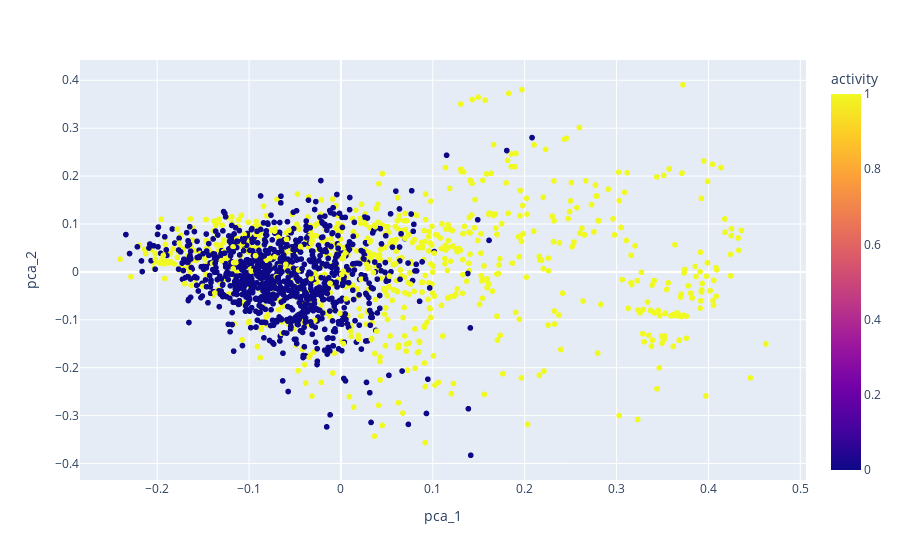

Write notebook code for a chart like this one.
### Markdown cell above
## Unsupervised learning analysis

### Code cell
from sklearn.decomposition import PCA
from plotly import express as ex
pca = PCA(n_components=2)
pca_components = pca.fit_transform(df_processed.drop(['subset', 'activity'], axis=1))

df_pca = pd.DataFrame(pca_components, columns=['pca_1', 'pca_2'])
df_pca['activity'] = df_processed['activity']
ex.scatter(df_pca, x='pca_1', y='pca_2', color='activity')

### Figure 1 — Plotly figure (JSON) as saved in the notebook; plotly's stock layout.template omitted (floating-point values rounded to 4 significant figures; data arrays with more than 128 entries replaced by an {"elided": "..."} marker saying what was removed)
{"data": [{"hovertemplate": "pca_1=%{x}<br>pca_2=%{y}<br>activity=%{marker.color}<extra></extra>", "legendgroup": "", "marker": {"color": {"elided": "1940 int values"}, "coloraxis": "coloraxis", "symbol": "circle"}, "mode": "markers", "name": "", "showlegend": false, "type": "scattergl", "x": {"elided": "1940 float values"}, "xaxis": "x", "y": {"elided": "1940 float values"}, "yaxis": "y"}], "layout": {"autosize": true, "coloraxis": {"colorbar": {"title": {"text": "activity"}}, "colorscale": [[0, "#0d0887"], [0.1111, "#46039f"], [0.2222, "#7201a8"], [0.3333, "#9c179e"], [0.4444, "#bd3786"], [0.5556, "#d8576b"], [0.6667, "#ed7953"], [0.7778, "#fb9f3a"], [0.8889, "#fdca26"], [1, "#f0f921"]]}, "legend": {"tracegroupgap": 0}, "margin": {"t": 60}, "xaxis": {"anchor": "y", "autorange": true, "domain": [0, 1], "range": [-0.283, 0.5052], "title": {"text": "pca_1"}, "type": "linear"}, "yaxis": {"anchor": "x", "autorange": true, "domain": [0, 1], "range": [-0.4426, 0.4506], "title": {"text": "pca_2"}, "type": "linear"}}}
